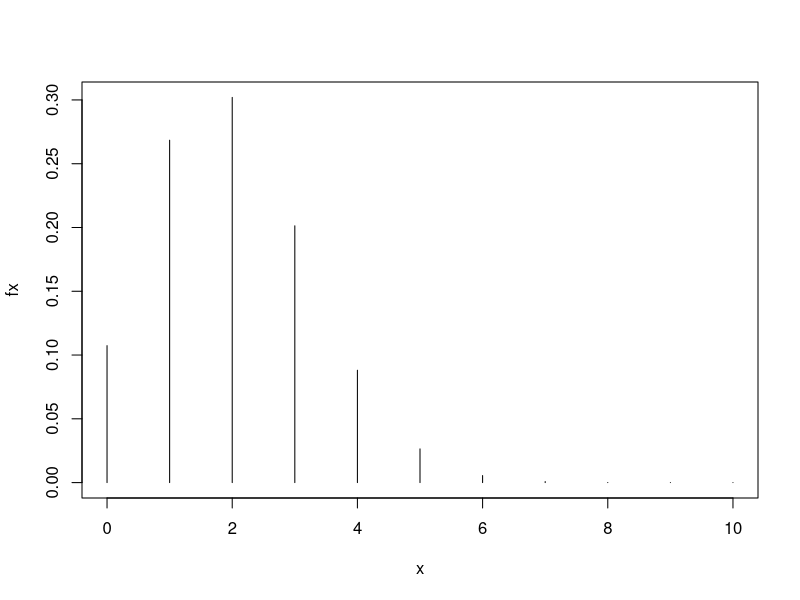

The R script that drew this image:
# Values for x: all between 0 and 10
x <- seq(0,10)

# pmf for all these values
fx <- dbinom(x, 10, 0.2)

# Table(matrix) of values:
cbind(x, fx) 
# Plot
plot(x, fx, type="h")